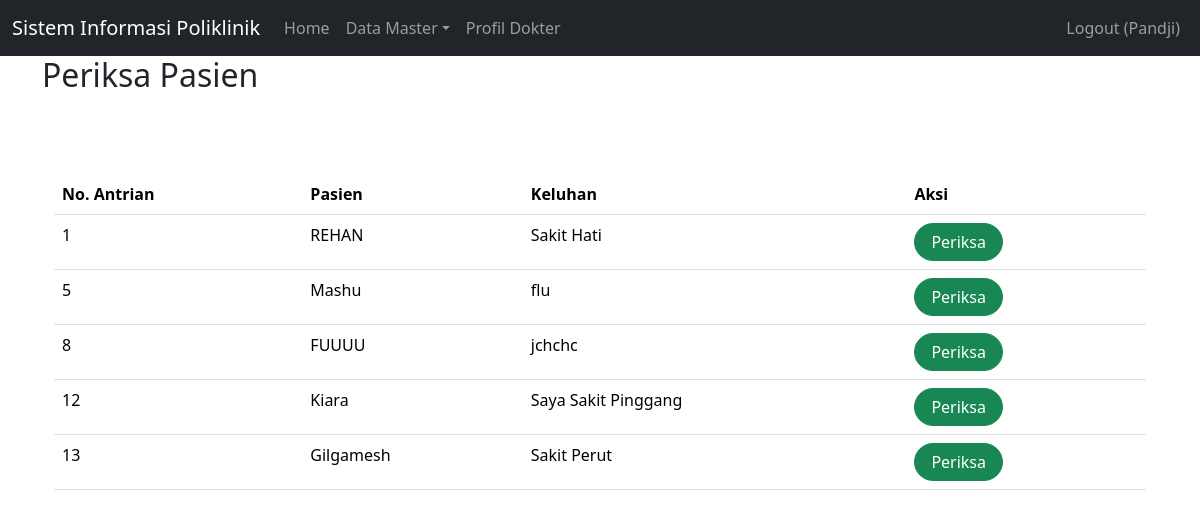
The app's page /index.php?page=periksa (signed in), older data.
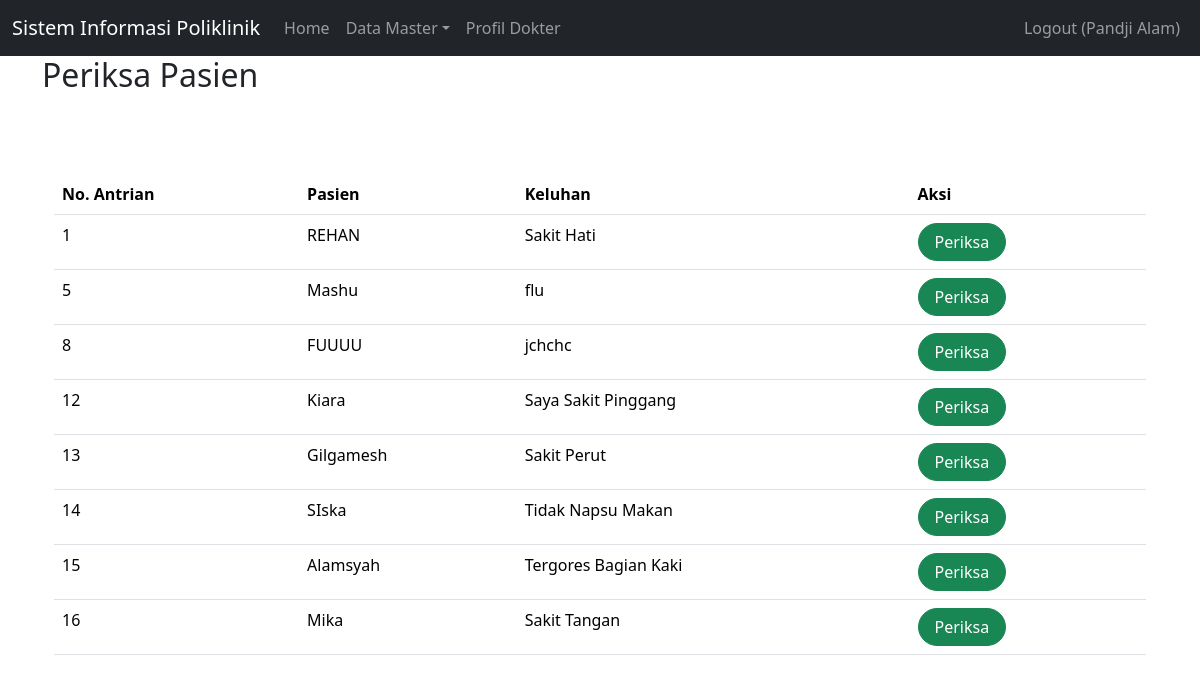
The same page, newer data.
### tables this page shows
CREATE TABLE `daftar_poli` (
  `id` int(11) NOT NULL,
  `id_pasien` int(11) NOT NULL,
  `id_jadwal` int(11) NOT NULL,
  `keluhan` text NOT NULL,
  `no_antrian` int(11) NOT NULL
);

CREATE TABLE `pasien` (
  `id` int(11) NOT NULL,
  `nama` varchar(255) NOT NULL,
  `alamat` varchar(255) NOT NULL,
  `no_ktp` varchar(255) NOT NULL,
  `no_hp` varchar(50) NOT NULL,
  `no_rm` varchar(25) NOT NULL
);

### periksa.php (the view, shortened to what this page needs)
<h2>Periksa Pasien</h2>
<br>
<div class="container">
    <br>
    <br>
    <table class="table table-hover">
        <thead>
            <tr>
                <th scope="col">No. Antrian</th>
                <th scope="col">Pasien</th>
                <th scope="col">Keluhan</th>
                <th scope="col">Aksi</th>
            </tr>
        </thead>
        <tbody>
            <?php
            $result = mysqli_query($mysqli, "SELECT ps.id, ps.nama AS nama_pasien, dp.id AS dpid, dp.keluhan, dp.no_antrian
                                                FROM daftar_poli AS dp
                                                    JOIN pasien AS ps ON ps.id = dp.id_pasien
                                                    JOIN jadwal_periksa AS jp ON dp.id_jadwal = dp.id_jadwal
                                                    JOIN dokter AS dok ON jp.id_dokter = dok.id
                                                WHERE  dp.id_jadwal = jp.id AND jp.id_dokter = '" . $_SESSION['id_dokter'] . "'
                                                    ");
            while ($data = mysqli_fetch_array($result)) {
            ?>
                <tr>
                    <td><?php echo $data['no_antrian'] ?></td>
                    <td><?php echo $data['nama_pasien'] ?></td>
                    <td><?php echo $data['keluhan'] ?></td>
                    <td>
                        <a class="btn btn-success rounded-pill px-3" href="index.php?page=periksa&id=<?php echo $data['id'] ?>&dpid=<?php echo $data['dpid'] ?>">Periksa</a>
                    </td>
                </tr>
            <?php
            }
            ?>
        </tbody>
    </table>

### index.php (shortened to what this page needs)
<!doctype html>
<html lang="en">
<head>
    <link href="https://cdn.jsdelivr.net/npm/bootstrap@5.3.2/dist/css/bootstrap.min.css" rel="stylesheet">
    <link href="https://cdn.jsdelivr.net/npm/select2@4.1.0-rc.0/dist/css/select2.min.css" rel="stylesheet" />
</head>
<body>
    <nav class="navbar navbar-expand-lg navbar-dark bg-dark">
        <div class="container-fluid">
            <a class="navbar-brand" href="#">Sistem Informasi Poliklinik</a>
            <div class="collapse navbar-collapse" id="navbarNavDropdown">
                <ul class="navbar-nav">
                    <li class="nav-item">
                        <a class="nav-link" aria-current="page" href="index.php">Home</a>
                    </li>
                    <?php
                    if (isset($_SESSION['role'])) {
                        $role = $_SESSION['role'];
                    ?>
                        <?php
                        if ($role == "dokter") {
                        ?>
                            <li class="nav-item dropdown">
                                <a class="nav-link dropdown-toggle" href="#" role="button" data-bs-toggle="dropdown" aria-expanded="false">Data Master</a>
                            </li>
                            <li class="nav-item">
                                <a class="nav-link" aria-current="page" href="index.php?page=profilDokter">Profil Dokter</a>
                            </li>
                        <?php
                        }
                        ?>
                    <?php
                    }
                    ?>
                </ul>
                <?php
                if (isset($_SESSION['role'])) {
                ?>
                    <div class="ms-auto d-flex">
                        <ul class="navbar-nav">
                            <li class="nav-item">
                                <a class="nav-link" href="Logout.php">Logout (<?php echo $_SESSION['name'] ?>)</a>
                            </li>
                        </ul>
                    </div>
                <?php
                }
                ?>
            </div>
        </div>
    </nav>
    <main role="main" class="container">
        <?php
        if (isset($_GET['page'])) {
            include($_GET['page'] . ".php");
        }
        ?>
    </main>
</body>
</html>

Row changes from the older to the newer data that the page shows:
added daftar_poli: no_antrian "14", id_pasien.nama "SIska", keluhan "Tidak Napsu Makan"
added daftar_poli: no_antrian "15", id_pasien.nama "Alamsyah", keluhan "Tergores Bagian Kaki"
added daftar_poli: no_antrian "16", id_pasien.nama "Mika", keluhan "Sakit Tangan"
Text that changed along with them:
$_SESSION['name']: "Pandji" → "Pandji Alam"
